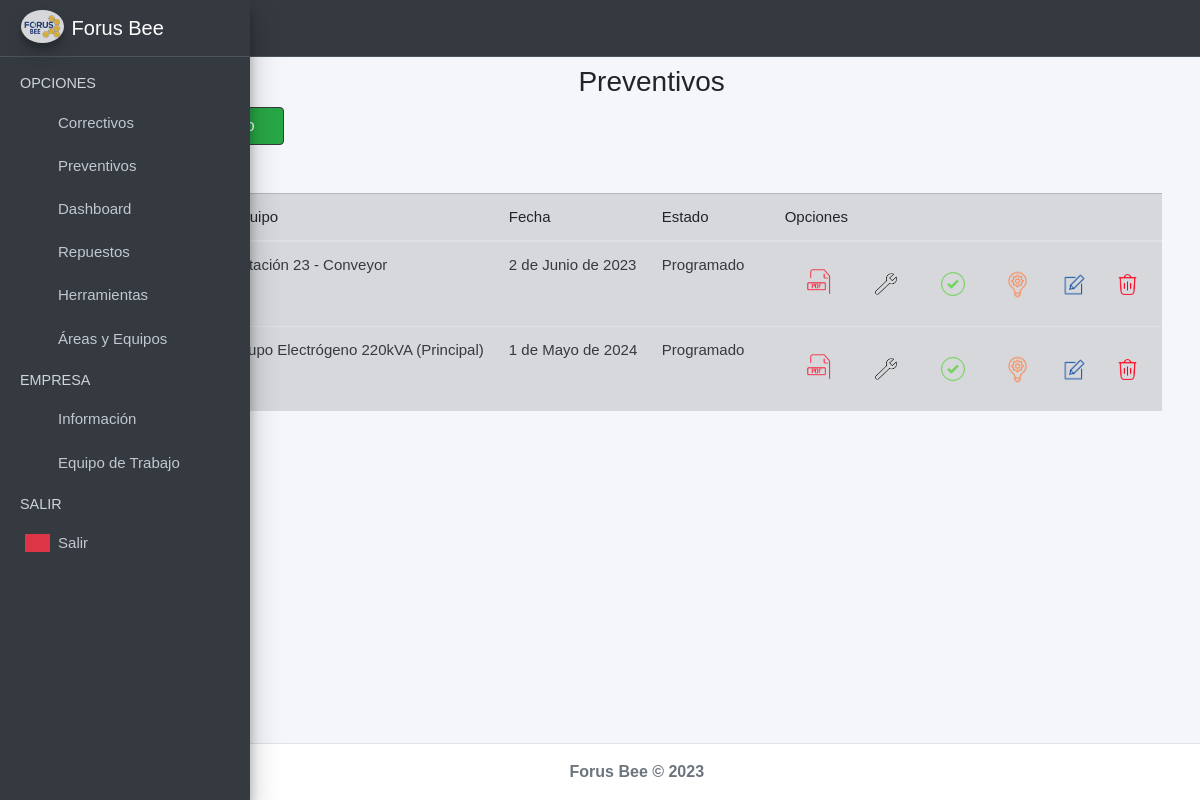
/preventivos/ (signed in), run on the app's committed database.
### index/models.py (models this page shows, shortened)
class Preventivo (models.Model):
    equipo = models.ForeignKey(Equipo, on_delete=models.CASCADE)
    fecha = models.DateField(max_length=255)
    fecha_str = str(fecha)
    frecuencia = models.IntegerField(null=False)
    actividades = models.TextField(blank=False)
    herramientas = models.TextField(blank=True, null=True)
    solicitado = models.ForeignKey(Personal, on_delete=models.SET_NULL , null=True , related_name='solicitado')
    responsable = models.ForeignKey(Personal, on_delete=models.SET_NULL, null=True)
    supervisadop = models.ForeignKey(Personal, on_delete=models.SET_NULL , null=True, related_name='supervisadop')
    subtotalpiezas = models.DecimalField(max_digits=13, decimal_places=2, default=0)
    subtotalmo = models.DecimalField(max_digits=13, decimal_places=2, default=0)
    estado = models.CharField(max_length=255, choices = ESTADOS, default='Programado', null=False)
    created = models.DateTimeField(auto_now=True)
    updated = models.DateTimeField(auto_now_add=True , null=True)
    class Meta:
        verbose_name='preventivo'
        verbose_name_plural = 'preventivos'
        order_with_respect_to = 'fecha'

class Equipo (models.Model):
    area = models.ForeignKey(Area, on_delete=models.CASCADE)
    codigo = models.CharField(max_length=255, null=True, blank = True)
    descripcion =  models.CharField(max_length=255, unique=True, null=False)
    imagen = ResizedImageField(size=[400, 300], upload_to='equipos', blank=True, null=True)
    created = models.DateTimeField(auto_now_add=True)
    updated = models.DateTimeField(auto_now_add=True)
    class Meta:
        verbose_name='equipo'
        verbose_name_plural = 'equipos'
    def __str__(self):
        return self.descripcion

### index/views.py (the view)
# urls.py: path('preventivos/', views.preventivos_view, name='Preventivos'),
@login_required(login_url='Login')
def preventivos_view(request, data=1):
    form_add = PreventivoForm()
    if int(data) == 1:
        preventivos = Preventivo.objects.all()
    elif int(data) == 2:
        preventivos = Preventivo.objects.filter(fecha=HOY)
    elif int(data) == 3:
        preventivos = Preventivo.objects.filter(~Q(estado="Realizado") and Q(fecha__lt = HOY))
    form_editar = EditarPreventivoForm()
    form_historial = HistorialPreventivoForm()
    herramientas = Herramienta.objects.all()
    context = {
        'form_add': form_add,
        'form_editar': form_editar,
        'form_historial': form_historial,
        'hoy': TODAY,
        'preventivos': preventivos,
        'herramientas': herramientas
    }
    return render(request, 'preventivos.html', context)

### index/models.py (called while the page is built)
    def __str__(self):
        return self.nombre

### index/templates/preventivos.html (shortened to what this page needs)
{% extends "base.html" %}
{% load static %}
{% load widget_tweaks %}
{% block content %}
<div class="row">
    <div class="col-md-12 text-center mt-2">
        <h3 class="text-center"><i class="text-secondary nav-icon fas fa-calendar-alt"></i> Preventivos </h3>
    </div>
    <div class="col-md-4">
        <a class="btn btn-success ml-2 mb-5 border border-dark" href="#AgregarOrdenModal" data-toggle="modal"
            data-dismiss="modal">
            Agregar Preventivo <i class="fas fa-plus-circle"></i>
        </a>
    </div>
</div>
<link rel="stylesheet" href="{% static 'index/css/b4.css' %}">
<div class="col-md-12"style="overflow:scroll">
    <table class="table table-hover table-secondary" id="myTable">
        <thead>
            <tr>
                <th># Preventivo</th>
                <th>Equipo</th>
                <th>Fecha</th>
                <th>Estado</th>
                <th>Opciones</th>
            </tr>
        </thead>
        <tbody class="text-dark">
            {% for i in preventivos %}
            <tr>
                <td>{{i.id}}</td>
                <td>{{i.equipo}}</td>
                <td>{{i.fecha}}</td>
                {% if i.estado == 'Programado' %}
                <td>
                    {{i.estado}}
                    <i class="fas fa-clock text-info"></i>
                </td>
                {% elif i.estado == 'En espera' %}
                <td>
                    {{i.estado}}
                    <i class="fas fa-exclamation-triangle text-warning"></i>
                </td>
                {% elif i.estado == 'En proceso' %}
                <td>
                    {{i.estado}}
                    <i class="fas fa-arrow-circle-right text-dark"></i>
                </td>
                {% elif i.estado == 'Atrasado' %}
                <td>
                    {{i.estado}}
                    <i class="fas fa-exclamation-triangle text-danger"></i>
                </td>
                {% elif i.estado == 'Realizado' %}
                <td>
                    {{i.estado}}
                    <i class="fas fa-clipboard-check text-success"></i>
                </td>
                {% endif %}
                <td>
                    <button class="btn btn-dark-outline btn-sm" title="Ver PDF">
                        <a href="{% url 'ExportPDF' %}{{i.id}}" target="_blank" rel="noopener noreferrer">
                            <img src="{% static 'index/img/pdf.png' %}" alt="Error" width="50">
                        </a>
                    </button>
                    <button onclick="actHerramientas('{{i.id}}')" class="btn btn-dark-outline btn-sm"
                    title="Ver Herramientas">
                    <a href="#HerramientasModal" data-toggle="modal" data-dismiss="modal"> <img
                            src="{% static 'index/img/maintenance.png' %}" alt="Error" width="40"></a>
                </button>
                    <button
                        onclick="historialPreventivo('{{i.id}}','{{i.solicitado.id}}','{{i.supervisadop.id}}','{{i.responsable.id}}','{{i.subtotalpiezas}}', '{{i.subtotalmo}}',document.getElementById('{{i.id}}-fecha').innerHTML)"
                        class="btn btn-dark-outline btn-sm" data-toggle="modal" href="#HistorialModal"
                        title="Realizar"><img src="{% static 'index/img/si.png' %}" alt="Error"
                            width="50"></button>
                    <button class="btn btn-dark-outline btn-sm" title="Ver Repuestos">
                        <a href="{% url 'MPreventivo' %}{{i.id}}"rel="noopener noreferrer">
                            <img src="{% static 'index/img/entradas.png' %}" alt="Error" width="35">
                        </a>
                    </button>
                    <button
                        onclick="editarPreventivo('{{i.id}}','{{i.equipo.id}}', document.getElementById('{{i.id}}-fecha').innerHTML ,'{{i.frecuencia}}','{{i.solicitado.id}}', '{{i.estado}}','{{i.responsable.id}}', document.getElementById('{{i.id}}-actividades').innerHTML, '{{i.subtotalmo}}', '{{i.supervisadop.id}}')"
                        class="btn btn-dark-outline btn-sm" data-toggle="modal" href="#EditarOrdenModal"
                        title="Editar"><img src="{% static 'index/img/editar.png' %}" alt="Error" width="35"></button>
                    <button onclick="eliminarPreventivo('{{i.id}}')" class="btn btn-dark-outline btn-sm"
                        data-toggle="modal" href="#EliminarOrdenModal" title="Eliminar"><img
                            src="{% static 'index/img/delete.png' %}" alt="Error" width="25"></button>
                </td>
            </tr>
            {% endfor %}
        </tbody>
    </table>
</div>
{% endblock %}

### index/static/index/css/main.css (style rules this page uses)
table, th, td { font-weight: 100; font-size:15px; }
body { font-family: Arial, Helvetica, sans-serif !important; background: #fff url('../img/robo1.jpg'); background-size: cover; background-position: center; background-attachment: fixed; background-repeat: no-repeat; background-blend-mode: hard-light; }

### data on the page
Preventivo: equipo "Estación 23 - Conveyor", fecha "2 de Junio de 2023", estado "Programado"
Preventivo: equipo "Grupo Electrógeno 220kVA (Principal)", fecha "1 de Mayo de 2024", estado "Programado"
